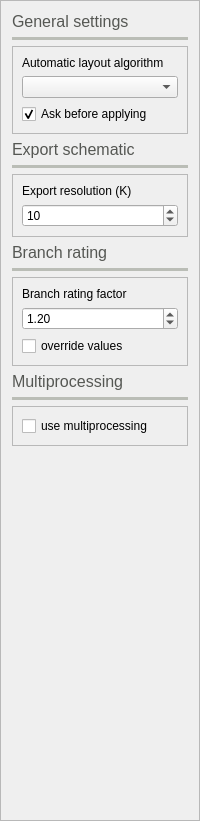
         <widget class="QFrame" name="frame_7">
          <property name="frameShape">
           <enum>QFrame::StyledPanel</enum>
          </property>
          <property name="frameShadow">
           <enum>QFrame::Raised</enum>
          </property>
          <layout class="QVBoxLayout" name="verticalLayout_12">
           <item>
            <widget class="QLabel" name="label_11">
             <property name="palette">
              <palette>
               <active>
                <colorrole role="WindowText">
                 <brush brushstyle="SolidPattern">
                  <color alpha="255">
                   <red>85</red>
                   <green>87</green>
                   <blue>83</blue>
                  </color>
                 </brush>
                </colorrole>
               </active>
               <inactive>
                <colorrole role="WindowText">
                 <brush brushstyle="SolidPattern">
                  <color alpha="255">
                   <red>85</red>
                   <green>87</green>
                   <blue>83</blue>
                  </color>
                 </brush>
                </colorrole>
               </inactive>
               <disabled>
                <colorrole role="WindowText">
                 <brush brushstyle="SolidPattern">
                  <color alpha="255">
                   <red>190</red>
                   <green>190</green>
                   <blue>190</blue>
                  </color>
                 </brush>
                </colorrole>
               </disabled>
              </palette>
             </property>
             <property name="font">
              <font>
               <pointsize>12</pointsize>
              </font>
             </property>
             <property name="text">
              <string>General settings</string>
             </property>
            </widget>
           </item>
           <item>
            <widget class="Line" name="line_5">
             <property name="palette">
              <palette>
               <active>
                <colorrole role="WindowText">
                 <brush brushstyle="SolidPattern">
                  <color alpha="255">
                   <red>186</red>
                   <green>189</green>
                   <blue>182</blue>
                  </color>
                 </brush>
                </colorrole>
               </active>
               <inactive>
                <colorrole role="WindowText">
                 <brush brushstyle="SolidPattern">
                  <color alpha="255">
                   <red>186</red>
                   <green>189</green>
                   <blue>182</blue>
                  </color>
                 </brush>
                </colorrole>
               </inactive>
               <disabled>
                <colorrole role="WindowText">
                 <brush brushstyle="SolidPattern">
                  <color alpha="255">
                   <red>190</red>
                   <green>190</green>
                   <blue>190</blue>
                  </color>
                 </brush>
                </colorrole>
               </disabled>
              </palette>
             </property>
             <property name="frameShadow">
              <enum>QFrame::Plain</enum>
             </property>
             <property name="lineWidth">
              <number>4</number>
             </property>
             <property name="orientation">
              <enum>Qt::Horizontal</enum>
             </property>
            </widget>
           </item>
           <item>
            <widget class="QFrame" name="frame_25">
             <property name="frameShape">
              <enum>QFrame::StyledPanel</enum>
             </property>
             <property name="frameShadow">
              <enum>QFrame::Raised</enum>
             </property>
             <layout class="QVBoxLayout" name="verticalLayout_17">
              <item>
               <widget class="QLabel" name="label_24">
                <property name="text">
                 <string>Automatic layout algorithm</string>
                </property>
                <property name="textFormat">
                 <enum>Qt::PlainText</enum>
                </property>
                <property name="scaledContents">
                 <bool>true</bool>
                </property>
               </widget>
              </item>
              <item>
               <widget class="QComboBox" name="automatic_layout_comboBox">
                <property name="toolTip">
                 <string>&lt;html&gt;&lt;head/&gt;&lt;body&gt;&lt;p&gt;Algorithm to use for the automatic &lt;/p&gt;&lt;p&gt;layout of the grid nodes&lt;/p&gt;&lt;/body&gt;&lt;/html&gt;</string>
                </property>
               </widget>
              </item>
              <item>
               <widget class="QCheckBox" name="ask_before_appliying_layout_checkBox">
                <property name="toolTip">
                 <string>Ask before running the automatic grid layout. This is because you might have a layout already and ruin it accidentally.</string>
                </property>
                <property name="text">
                 <string>Ask before applying</string>
                </property>
                <property name="checked">
                 <bool>true</bool>
                </property>
                <property name="tristate">
                 <bool>false</bool>
                </property>
               </widget>
              </item>
             </layout>
            </widget>
           </item>
           <item>
            <widget class="QLabel" name="label_33">
             <property name="palette">
              <palette>
               <active>
                <colorrole role="WindowText">
                 <brush brushstyle="SolidPattern">
                  <color alpha="255">
                   <red>85</red>
                   <green>87</green>
                   <blue>83</blue>
                  </color>
                 </brush>
                </colorrole>
               </active>
               <inactive>
                <colorrole role="WindowText">
                 <brush brushstyle="SolidPattern">
                  <color alpha="255">
                   <red>85</red>
                   <green>87</green>
                   <blue>83</blue>
                  </color>
                 </brush>
                </colorrole>
               </inactive>
               <disabled>
                <colorrole role="WindowText">
                 <brush brushstyle="SolidPattern">
                  <color alpha="255">
                   <red>190</red>
                   <green>190</green>
                   <blue>190</blue>
                  </color>
                 </brush>
                </colorrole>
               </disabled>
              </palette>
             </property>
             <property name="font">
              <font>
               <pointsize>12</pointsize>
              </font>
             </property>
             <property name="text">
              <string>Export schematic</string>
             </property>
            </widget>
           </item>
           <item>
            <widget class="Line" name="line_6">
             <property name="palette">
              <palette>
               <active>
                <colorrole role="WindowText">
                 <brush brushstyle="SolidPattern">
                  <color alpha="255">
                   <red>186</red>
                   <green>189</green>
                   <blue>182</blue>
                  </color>
                 </brush>
                </colorrole>
               </active>
               <inactive>
                <colorrole role="WindowText">
                 <brush brushstyle="SolidPattern">
                  <color alpha="255">
                   <red>186</red>
                   <green>189</green>
                   <blue>182</blue>
                  </color>
                 </brush>
                </colorrole>
               </inactive>
               <disabled>
                <colorrole role="WindowText">
                 <brush brushstyle="SolidPattern">
                  <color alpha="255">
                   <red>190</red>
                   <green>190</green>
                   <blue>190</blue>
                  </color>
                 </brush>
                </colorrole>
               </disabled>
              </palette>
             </property>
             <property name="frameShadow">
              <enum>QFrame::Plain</enum>
             </property>
             <property name="lineWidth">
              <number>4</number>
             </property>
             <property name="orientation">
              <enum>Qt::Horizontal</enum>
             </property>
            </widget>
           </item>
           <item>
            <widget class="QFrame" name="frame_24">
             <property name="frameShape">
              <enum>QFrame::StyledPanel</enum>
             </property>
             <property name="frameShadow">
              <enum>QFrame::Raised</enum>
             </property>
             <layout class="QVBoxLayout" name="verticalLayout_16">
              <item>
               <widget class="QLabel" name="label_32">
                <property name="text">
                 <string>Export resolution (K)</string>
                </property>
               </widget>
              </item>
              <item>
               <widget class="QSpinBox" name="resolution_factor_spinBox">
                <property name="toolTip">
                 <string>&lt;html&gt;&lt;head/&gt;&lt;body&gt;&lt;p&gt;Resolution factor.&lt;/p&gt;&lt;p&gt;1K = 1920 x 1080 pixels&lt;/p&gt;&lt;/body&gt;&lt;/html&gt;</string>
                </property>
                <property name="minimum">
                 <number>1</number>
                </property>
                <property name="maximum">
                 <number>100</number>
                </property>
                <property name="value">
                 <number>10</number>
                </property>
               </widget>
              </item>
             </layout>
            </widget>
           </item>
           <item>
            <widget class="QLabel" name="label_43">
             <property name="palette">
              <palette>
               <active>
                <colorrole role="WindowText">
                 <brush brushstyle="SolidPattern">
                  <color alpha="255">
                   <red>85</red>
                   <green>87</green>
                   <blue>83</blue>
                  </color>
                 </brush>
                </colorrole>
               </active>
               <inactive>
                <colorrole role="WindowText">
                 <brush brushstyle="SolidPattern">
                  <color alpha="255">
                   <red>85</red>
                   <green>87</green>
                   <blue>83</blue>
                  </color>
                 </brush>
                </colorrole>
               </inactive>
               <disabled>
                <colorrole role="WindowText">
                 <brush brushstyle="SolidPattern">
                  <color alpha="255">
                   <red>190</red>
                   <green>190</green>
                   <blue>190</blue>
                  </color>
                 </brush>
                </colorrole>
               </disabled>
              </palette>
             </property>
             <property name="font">
              <font>
               <pointsize>12</pointsize>
              </font>
             </property>
             <property name="text">
              <string>Branch rating</string>
             </property>
            </widget>
           </item>
           <item>
            <widget class="Line" name="line_8">
             <property name="palette">
              <palette>
               <active>
                <colorrole role="WindowText">
                 <brush brushstyle="SolidPattern">
                  <color alpha="255">
                   <red>186</red>
                   <green>189</green>
                   <blue>182</blue>
                  </color>
                 </brush>
                </colorrole>
               </active>
               <inactive>
                <colorrole role="WindowText">
                 <brush brushstyle="SolidPattern">
                  <color alpha="255">
                   <red>186</red>
                   <green>189</green>
                   <blue>182</blue>
                  </color>
                 </brush>
                </colorrole>
               </inactive>
               <disabled>
                <colorrole role="WindowText">
                 <brush brushstyle="SolidPattern">
                  <color alpha="255">
                   <red>190</red>
                   <green>190</green>
                   <blue>190</blue>
                  </color>
                 </brush>
                </colorrole>
               </disabled>
              </palette>
             </property>
             <property name="frameShadow">
              <enum>QFrame::Plain</enum>
             </property>
             <property name="lineWidth">
              <number>4</number>
             </property>
             <property name="orientation">
              <enum>Qt::Horizontal</enum>
             </property>
            </widget>
           </item>
           <item>
            <widget class="QFrame" name="frame_23">
             <property name="frameShape">
              <enum>QFrame::StyledPanel</enum>
             </property>
             <property name="frameShadow">
              <enum>QFrame::Raised</enum>
             </property>
             <layout class="QVBoxLayout" name="verticalLayout_15">
              <item>
               <widget class="QLabel" name="label_34">
                <property name="text">
                 <string>Branch rating factor</string>
                </property>
               </widget>
              </item>
              <item>
               <widget class="QDoubleSpinBox" name="branch_rating_doubleSpinBox">
                <property name="toolTip">
                 <string>&lt;html&gt;&lt;head/&gt;&lt;body&gt;&lt;p&gt;Factor to aply to the branch calculated poower to use as rating&lt;/p&gt;&lt;/body&gt;&lt;/html&gt;</string>
                </property>
                <property name="minimum">
                 <double>1.000000000000000</double>
                </property>
                <property name="maximum">
                 <double>100.000000000000000</double>
                </property>
                <property name="value">
                 <double>1.200000000000000</double>
                </property>
               </widget>
              </item>
              <item>
               <widget class="QCheckBox" name="rating_override_checkBox">
                <property name="text">
                 <string>override values</string>
                </property>
               </widget>
              </item>
             </layout>
            </widget>
           </item>
           <item>
            <widget class="QLabel" name="label_44">
             <property name="palette">
              <palette>
               <active>
                <colorrole role="WindowText">
                 <brush brushstyle="SolidPattern">
                  <color alpha="255">
                   <red>85</red>
                   <green>87</green>
                   <blue>83</blue>
                  </color>
                 </brush>
                </colorrole>
               </active>
               <inactive>
                <colorrole role="WindowText">
                 <brush brushstyle="SolidPattern">
                  <color alpha="255">
                   <red>85</red>
                   <green>87</green>
                   <blue>83</blue>
                  </color>
                 </brush>
                </colorrole>
               </inactive>
               <disabled>
                <colorrole role="WindowText">
                 <brush brushstyle="SolidPattern">
                  <color alpha="255">
                   <red>190</red>
                   <green>190</green>
                   <blue>190</blue>
                  </color>
                 </brush>
                </colorrole>
               </disabled>
              </palette>
             </property>
             <property name="font">
              <font>
               <pointsize>12</pointsize>
              </font>
             </property>
             <property name="text">
              <string>Multiprocessing</string>
             </property>
            </widget>
           </item>
           <item>
            <widget class="Line" name="line_13">
             <property name="palette">
              <palette>
               <active>
                <colorrole role="WindowText">
                 <brush brushstyle="SolidPattern">
                  <color alpha="255">
                   <red>186</red>
                   <green>189</green>
                   <blue>182</blue>
                  </color>
                 </brush>
                </colorrole>
               </active>
               <inactive>
                <colorrole role="WindowText">
                 <brush brushstyle="SolidPattern">
                  <color alpha="255">
                   <red>186</red>
                   <green>189</green>
                   <blue>182</blue>
                  </color>
                 </brush>
                </colorrole>
               </inactive>
               <disabled>
                <colorrole role="WindowText">
                 <brush brushstyle="SolidPattern">
                  <color alpha="255">
                   <red>190</red>
                   <green>190</green>
                   <blue>190</blue>
                  </color>
                 </brush>
                </colorrole>
               </disabled>
              </palette>
             </property>
             <property name="frameShadow">
              <enum>QFrame::Plain</enum>
             </property>
             <property name="lineWidth">
              <number>4</number>
             </property>
             <property name="orientation">
              <enum>Qt::Horizontal</enum>
             </property>
            </widget>
           </item>
           <item>
            <widget class="QFrame" name="frame_31">
             <property name="frameShape">
              <enum>QFrame::StyledPanel</enum>
             </property>
             <property name="frameShadow">
              <enum>QFrame::Raised</enum>
             </property>
             <layout class="QVBoxLayout" name="verticalLayout_21">
              <item>
               <widget class="QCheckBox" name="use_multiprocessing_checkBox">
                <property name="text">
                 <string>use multiprocessing</string>
                </property>
               </widget>
              </item>
             </layout>
            </widget>
           </item>
           <item>
            <spacer name="verticalSpacer_3">
             <property name="orientation">
              <enum>Qt::Vertical</enum>
             </property>
             <property name="sizeHint" stdset="0">
              <size>
               <width>20</width>
               <height>363</height>
              </size>
             </property>
            </spacer>
           </item>
          </layout>
         </widget>
